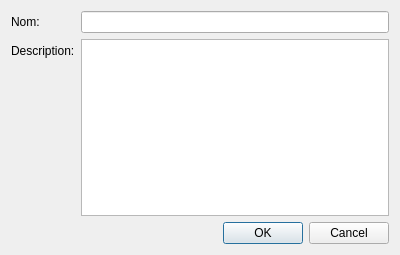
<?xml version="1.0" encoding="UTF-8"?>
<ui version="4.0">
 <class>VueGestionTache</class>
 <widget class="QDialog" name="VueGestionTache">
  <property name="geometry">
   <rect>
    <x>0</x>
    <y>0</y>
    <width>400</width>
    <height>255</height>
   </rect>
  </property>
  <property name="windowTitle">
   <string>Dialog</string>
  </property>
  <layout class="QVBoxLayout" name="verticalLayout">
   <item>
    <layout class="QFormLayout" name="formLayout">
     <item row="1" column="0">
      <widget class="QLabel" name="etiquetteDescription">
       <property name="text">
        <string>Description:</string>
       </property>
      </widget>
     </item>
     <item row="1" column="1">
      <widget class="QTextEdit" name="champDescription"/>
     </item>
     <item row="0" column="0">
      <widget class="QLabel" name="etiquetteNom">
       <property name="text">
        <string>Nom:</string>
       </property>
      </widget>
     </item>
     <item row="0" column="1">
      <widget class="QLineEdit" name="champNom"/>
     </item>
    </layout>
   </item>
   <item>
    <widget class="QDialogButtonBox" name="buttonBox">
     <property name="orientation">
      <enum>Qt::Horizontal</enum>
     </property>
     <property name="standardButtons">
      <set>QDialogButtonBox::Cancel|QDialogButtonBox::Ok</set>
     </property>
    </widget>
   </item>
  </layout>
 </widget>
 <tabstops>
  <tabstop>champNom</tabstop>
  <tabstop>champDescription</tabstop>
  <tabstop>buttonBox</tabstop>
 </tabstops>
 <resources/>
 <connections>
  <connection>
   <sender>buttonBox</sender>
   <signal>accepted()</signal>
   <receiver>VueGestionTache</receiver>
   <slot>accept()</slot>
   <hints>
    <hint type="sourcelabel">
     <x>248</x>
     <y>254</y>
    </hint>
    <hint type="destinationlabel">
     <x>157</x>
     <y>274</y>
    </hint>
   </hints>
  </connection>
  <connection>
   <sender>buttonBox</sender>
   <signal>rejected()</signal>
   <receiver>VueGestionTache</receiver>
   <slot>reject()</slot>
   <hints>
    <hint type="sourcelabel">
     <x>316</x>
     <y>260</y>
    </hint>
    <hint type="destinationlabel">
     <x>286</x>
     <y>274</y>
    </hint>
   </hints>
  </connection>
 </connections>
</ui>
